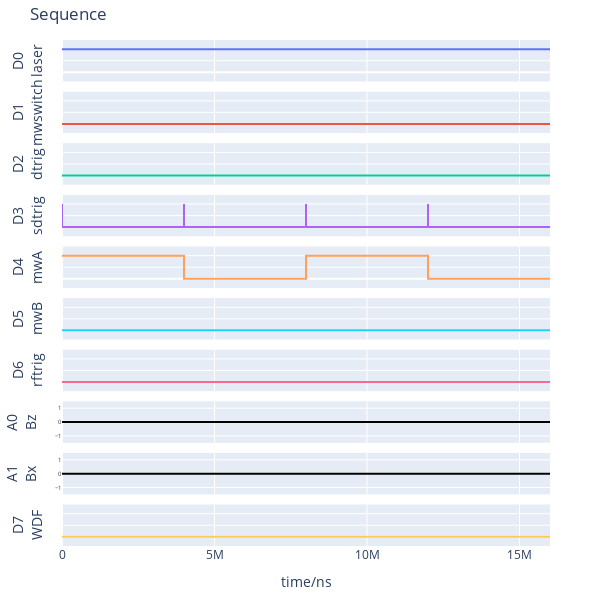

Notebook code for this chart:
### Code cell
dig_trig_len = 20
divpart_pt = 2

mw_dur = 16e6//4

seq_laser = [(mw_dur, HIGH)]
seq_mwA = [
    (mw_dur, HIGH),
    (mw_dur, LOW),
] * divpart_pt

seq_dig = [
    (dig_trig_len, HIGH),
    (mw_dur - dig_trig_len, LOW),
    (dig_trig_len, LOW),
    (dig_trig_len, HIGH),
    (mw_dur - dig_trig_len, LOW),
] * divpart_pt

pg.setDigital("laser", seq_laser)
pg.setDigital("mwA", seq_mwA)
pg.setDigital("sdtrig", seq_dig)
pg.setTrigger(start=TriggerStart.SOFTWARE, rearm=TriggerRearm.MANUAL)
pg.plotSeq(plot_all=False)

### Figure 1 — Plotly figure (JSON) as saved in the notebook; plotly's stock layout.template omitted (floating-point values rounded to 4 significant figures)
{"data": [{"line": {"shape": "hv"}, "mode": "lines", "name": "D0", "type": "scatter", "x": [0, 4000000, 16000040], "xaxis": "x", "y": [1, 1, 1], "yaxis": "y"}, {"line": {"shape": "hv"}, "mode": "lines", "name": "D1", "type": "scatter", "x": [0, 16000040], "xaxis": "x2", "y": [0, 0], "yaxis": "y2"}, {"line": {"shape": "hv"}, "mode": "lines", "name": "D2", "type": "scatter", "x": [0, 16000040], "xaxis": "x3", "y": [0, 0], "yaxis": "y3"}, {"line": {"shape": "hv"}, "mode": "lines", "name": "D3", "type": "scatter", "x": [0, 20, 4000000, 4000020, 4000040, 8000020, 8000040, 12000020, 12000040, 12000060, 16000040], "xaxis": "x4", "y": [1, 0, 0, 1, 0, 1, 0, 0, 1, 0, 0], "yaxis": "y4"}, {"line": {"shape": "hv"}, "mode": "lines", "name": "D4", "type": "scatter", "x": [0, 4000000, 8000000, 12000000, 16000000, 16000040], "xaxis": "x5", "y": [1, 0, 1, 0, 0, 0], "yaxis": "y5"}, {"line": {"shape": "hv"}, "mode": "lines", "name": "D5", "type": "scatter", "x": [0, 16000040], "xaxis": "x6", "y": [0, 0], "yaxis": "y6"}, {"line": {"shape": "hv"}, "mode": "lines", "name": "D6", "type": "scatter", "x": [0, 16000040], "xaxis": "x7", "y": [0, 0], "yaxis": "y7"}, {"line": {"color": "black", "shape": "hv"}, "mode": "lines", "name": "A0", "type": "scatter", "x": [0, 16000040], "xaxis": "x8", "y": [0.0, 0.0], "yaxis": "y8"}, {"line": {"color": "black", "shape": "hv"}, "mode": "lines", "name": "A1", "type": "scatter", "x": [0, 16000040], "xaxis": "x9", "y": [0.0, 0.0], "yaxis": "y9"}, {"line": {"shape": "hv"}, "mode": "lines", "name": "D7", "type": "scatter", "x": [0, 16000040], "xaxis": "x10", "y": [0, 0], "yaxis": "y10"}], "layout": {"height": 600, "margin": {"b": 40, "l": 50, "r": 50, "t": 40}, "showlegend": false, "title": {"text": "Sequence"}, "width": 600, "xaxis": {"anchor": "y", "domain": [0, 1], "matches": "x10", "showticklabels": false}, "xaxis10": {"anchor": "y10", "domain": [0, 1], "title": {"text": "time/ns"}}, "xaxis2": {"anchor": "y2", "domain": [0, 1], "matches": "x10", "showticklabels": false}, "xaxis3": {"anchor": "y3", "domain": [0, 1], "matches": "x10", "showticklabels": false}, "xaxis4": {"anchor": "y4", "domain": [0, 1], "matches": "x10", "showticklabels": false}, "xaxis5": {"anchor": "y5", "domain": [0, 1], "matches": "x10", "showticklabels": false}, "xaxis6": {"anchor": "y6", "domain": [0, 1], "matches": "x10", "showticklabels": false}, "xaxis7": {"anchor": "y7", "domain": [0, 1], "matches": "x10", "showticklabels": false}, "xaxis8": {"anchor": "y8", "domain": [0, 1], "matches": "x10", "showticklabels": false}, "xaxis9": {"anchor": "y9", "domain": [0, 1], "matches": "x10", "showticklabels": false}, "yaxis": {"anchor": "x", "domain": [0.918, 1.0], "range": [-0.4, 1.4], "showticklabels": false, "title": {"text": "D0<br>laser"}}, "yaxis10": {"anchor": "x10", "domain": [0, 0.082], "range": [-0.4, 1.4], "showticklabels": false, "title": {"text": "D7<br>WDF"}}, "yaxis2": {"anchor": "x2", "domain": [0.816, 0.898], "range": [-0.4, 1.4], "showticklabels": false, "title": {"text": "D1<br>mwswitch"}}, "yaxis3": {"anchor": "x3", "domain": [0.714, 0.796], "range": [-0.4, 1.4], "showticklabels": false, "title": {"text": "D2<br>dtrig"}}, "yaxis4": {"anchor": "x4", "domain": [0.612, 0.694], "range": [-0.4, 1.4], "showticklabels": false, "title": {"text": "D3<br>sdtrig"}}, "yaxis5": {"anchor": "x5", "domain": [0.51, 0.592], "range": [-0.4, 1.4], "showticklabels": false, "title": {"text": "D4<br>mwA"}}, "yaxis6": {"anchor": "x6", "domain": [0.408, 0.49], "range": [-0.4, 1.4], "showticklabels": false, "title": {"text": "D5<br>mwB"}}, "yaxis7": {"anchor": "x7", "domain": [0.306, 0.388], "range": [-0.4, 1.4], "showticklabels": false, "title": {"text": "D6<br>rftrig"}}, "yaxis8": {"anchor": "x8", "domain": [0.204, 0.286], "range": [-1.5, 1.5], "tickfont": {"size": 6}, "title": {"text": "A0<br>Bz"}}, "yaxis9": {"anchor": "x9", "domain": [0.102, 0.184], "range": [-1.5, 1.5], "tickfont": {"size": 6}, "title": {"text": "A1<br>Bx"}}}}
